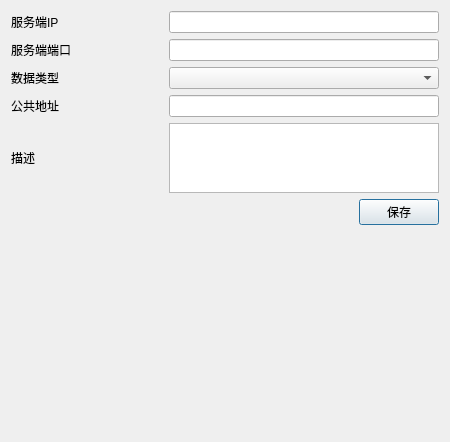
<?xml version="1.0" encoding="UTF-8"?>
<ui version="4.0">
 <class>Server_Info_Form</class>
 <widget class="QDialog" name="Server_Info_Form">
  <property name="geometry">
   <rect>
    <x>0</x>
    <y>0</y>
    <width>450</width>
    <height>442</height>
   </rect>
  </property>
  <property name="minimumSize">
   <size>
    <width>450</width>
    <height>442</height>
   </size>
  </property>
  <property name="maximumSize">
   <size>
    <width>450</width>
    <height>16777215</height>
   </size>
  </property>
  <property name="windowTitle">
   <string>Dialog</string>
  </property>
  <layout class="QGridLayout" name="gridLayout">
   <item row="0" column="0">
    <layout class="QVBoxLayout" name="verticalLayout">
     <item>
      <layout class="QHBoxLayout" name="horizontalLayout">
       <item>
        <widget class="QLabel" name="lab_ip">
         <property name="text">
          <string>服务端IP</string>
         </property>
        </widget>
       </item>
       <item>
        <widget class="QLineEdit" name="lineEdit_ip">
         <property name="minimumSize">
          <size>
           <width>270</width>
           <height>0</height>
          </size>
         </property>
         <property name="maximumSize">
          <size>
           <width>270</width>
           <height>16777215</height>
          </size>
         </property>
        </widget>
       </item>
      </layout>
     </item>
     <item>
      <layout class="QHBoxLayout" name="horizontalLayout_2">
       <item>
        <widget class="QLabel" name="lab_port">
         <property name="text">
          <string>服务端端口</string>
         </property>
        </widget>
       </item>
       <item>
        <widget class="QLineEdit" name="lineEdit_port">
         <property name="minimumSize">
          <size>
           <width>270</width>
           <height>0</height>
          </size>
         </property>
         <property name="maximumSize">
          <size>
           <width>270</width>
           <height>16777215</height>
          </size>
         </property>
        </widget>
       </item>
      </layout>
     </item>
     <item>
      <layout class="QHBoxLayout" name="horizontalLayout_3">
       <item>
        <widget class="QLabel" name="lab_dataType">
         <property name="text">
          <string>数据类型</string>
         </property>
        </widget>
       </item>
       <item>
        <widget class="QComboBox" name="comboBox_dataType">
         <property name="minimumSize">
          <size>
           <width>270</width>
           <height>0</height>
          </size>
         </property>
         <property name="maximumSize">
          <size>
           <width>270</width>
           <height>16777215</height>
          </size>
         </property>
        </widget>
       </item>
      </layout>
     </item>
     <item>
      <layout class="QHBoxLayout" name="horizontalLayout_4">
       <item>
        <widget class="QLabel" name="lab_publicAddr">
         <property name="text">
          <string>公共地址</string>
         </property>
        </widget>
       </item>
       <item>
        <widget class="QLineEdit" name="lineEdit_publicAddr">
         <property name="minimumSize">
          <size>
           <width>270</width>
           <height>0</height>
          </size>
         </property>
         <property name="maximumSize">
          <size>
           <width>270</width>
           <height>16777215</height>
          </size>
         </property>
        </widget>
       </item>
      </layout>
     </item>
     <item>
      <layout class="QHBoxLayout" name="horizontalLayout_5">
       <item>
        <widget class="QLabel" name="lab_describe">
         <property name="text">
          <string>描述</string>
         </property>
        </widget>
       </item>
       <item>
        <widget class="MyTextEdit" name="textEdit_server_des">
         <property name="minimumSize">
          <size>
           <width>270</width>
           <height>0</height>
          </size>
         </property>
         <property name="maximumSize">
          <size>
           <width>270</width>
           <height>70</height>
          </size>
         </property>
        </widget>
       </item>
      </layout>
     </item>
    </layout>
   </item>
   <item row="1" column="0">
    <layout class="QHBoxLayout" name="horizontalLayout_6">
     <item>
      <spacer name="horizontalSpacer">
       <property name="orientation">
        <enum>Qt::Horizontal</enum>
       </property>
       <property name="sizeHint" stdset="0">
        <size>
         <width>220</width>
         <height>20</height>
        </size>
       </property>
      </spacer>
     </item>
     <item>
      <widget class="QPushButton" name="btn_Save">
       <property name="text">
        <string>保存</string>
       </property>
      </widget>
     </item>
    </layout>
   </item>
   <item row="2" column="0">
    <spacer name="verticalSpacer">
     <property name="orientation">
      <enum>Qt::Vertical</enum>
     </property>
     <property name="sizeHint" stdset="0">
      <size>
       <width>20</width>
       <height>40</height>
      </size>
     </property>
    </spacer>
   </item>
  </layout>
 </widget>
 <customwidgets>
  <customwidget>
   <class>MyTextEdit</class>
   <extends>QTextEdit</extends>
   <header location="global">MyTextEdit.h</header>
  </customwidget>
 </customwidgets>
 <resources/>
 <connections/>
</ui>
